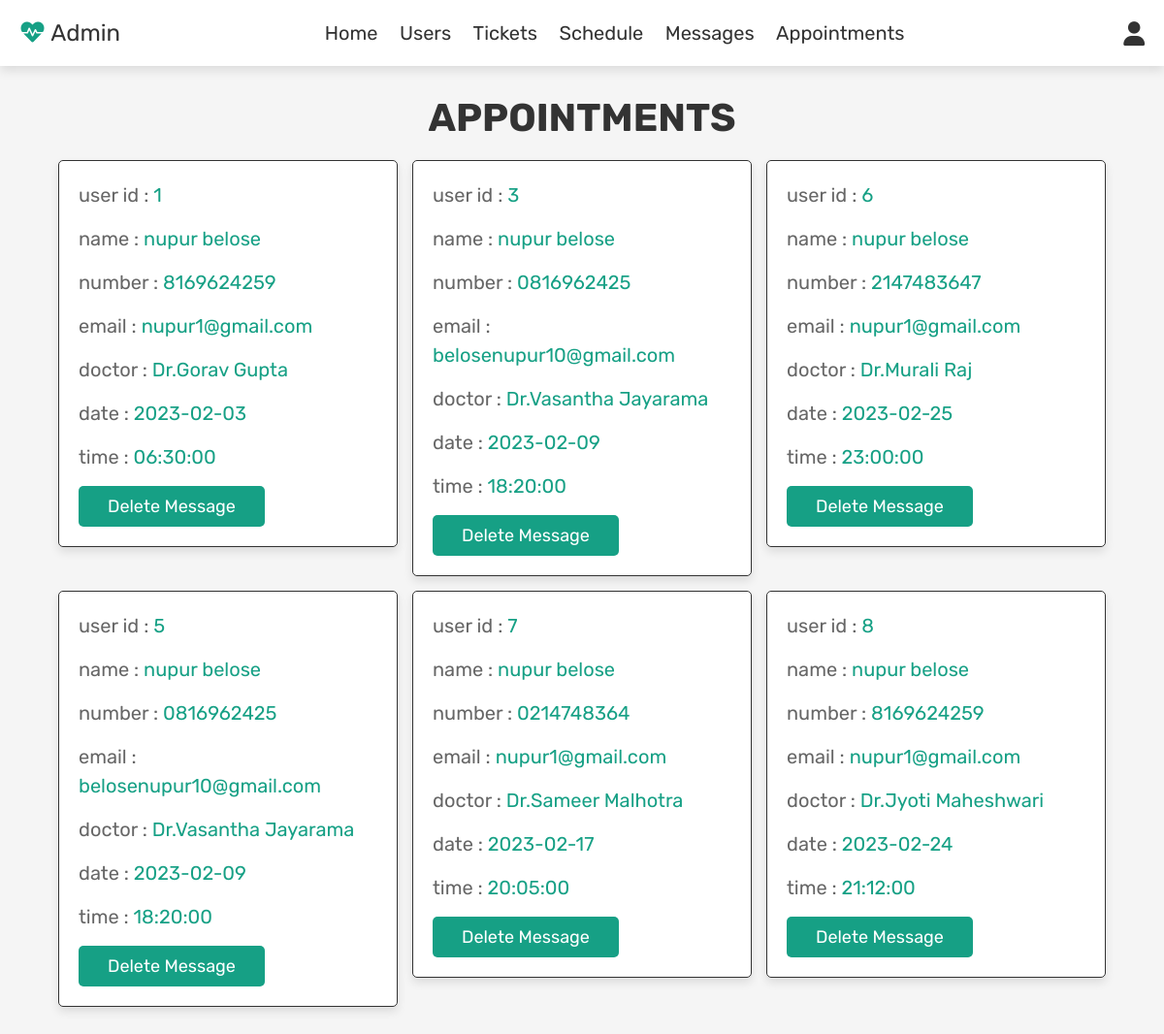
The app's page /adminappoint.php (signed in) with its own data.
### tables this page shows
CREATE TABLE IF NOT EXISTS `ap_users` (
  `id` int NOT NULL AUTO_INCREMENT,
  `fullname` varchar(30) NOT NULL,
  `phone` varchar(10) NOT NULL,
  `Email` varchar(30) NOT NULL,
  `doctor` varchar(20) NOT NULL,
  `date` date NOT NULL,
  `time` time NOT NULL,
  PRIMARY KEY (`id`)
);

### adminappoint.php (the view, shortened to what this page needs)
<?php
require "config.php";
include 'admin.php';
?>
<!DOCTYPE html>
<html lang="en">
<head>
   <link rel="stylesheet" href="https://cdnjs.cloudflare.com/ajax/libs/font-awesome/6.0.0/css/all.min.css">
   <link rel="stylesheet" href="admin.css">
</head>
<body>
<section class="messages">
   <h1 class="title"> Appointments</h1>
   <div class="box-container">
   <?php
      $select_message = mysqli_query($conn, "SELECT * FROM ap_users") or die('query failed');
      if(mysqli_num_rows($select_message) > 0){
         while($fetch_message = mysqli_fetch_assoc($select_message)){
   ?>
   <div class="box">
      <p> user id : <span><?php echo $fetch_message['id']; ?></span> </p>
      <p> name : <span><?php echo $fetch_message['fullname']; ?></span> </p>
      <p> number : <span><?php echo $fetch_message['phone']; ?></span> </p>
      <p> email : <span><?php echo $fetch_message['Email']; ?></span> </p>
      <p> doctor : <span><?php echo $fetch_message['doctor']; ?></span> </p>
      <p> date : <span><?php echo $fetch_message['date']; ?></span> </p>
      <p> time : <span><?php echo $fetch_message['time']; ?></span> </p>
      <a href="adminappoint.php?delete=<?php echo $fetch_message['id']; ?>" onclick="return confirm('delete this message?');" class="delete-btn">delete message</a>
   </div>
   <?php
      };
   }else{
      echo '<p class="empty">you have no messages!</p>';
   }
   ?>
   </div>
</section>
</body>
</html>

### admin.php (shortened to what this page needs)
<link rel="stylesheet" href="admin.css">
<header class="header">
<div class="flex">
<a href="adminhome.php" class="logo"> <i class="fas fa-heartbeat"></i> Admin </a>
<nav class="navbar">
    <a href="adminhome.php">Home</a>
    <a href="adminusers.php">Users</a>
    <a href="admintickets.php">Tickets</a>
    <a href="adminschedule.php">Schedule</a>
    <a href="admincontact.php">Messages</a>
    <a href="adminappoint.php">Appointments</a>
</nav>
      <div class="icons">
         <div id="user-btn" class="fas fa-user"></div>
      </div>
   </div>
</header>

### admin.css (style rules this page uses)
:root { --green:#16a085; --black:#444; --light-color:#777; --black:#333; --white:#fff; --light-color:#666; --light-white:#ccc; --light-bg:#f5f5f5; --border:.1rem solid var(--black); --box-shadow:0 .5rem 1rem rgba(0,0,0,.1); }
* { font-family: 'Rubik', sans-serif; margin:0; padding:0; box-sizing: border-box; outline: none; border:none; text-decoration: none; transition:all .2s linear; }
html { font-size: 62.5%; overflow-x: hidden; }
body { background-color: var(--light-bg); }
section { padding:3rem 2rem; }
.title { text-align: center; margin-bottom: 2rem; text-transform: uppercase; color:var(--black); font-size: 4rem; }
.btn, .option-btn, .delete-btn, .white-btn { display: inline-block; margin-top: 1rem; padding:1rem 3rem; cursor: pointer; color:var(--white); font-size: 1.8rem; border-radius: .5rem; text-transform: capitalize; }
.delete-btn { background-color: var(--green); }
.header { position: sticky; top:0; left:0; right:0; z-index: 1000; background-color: var(--white); box-shadow: var(--box-shadow); }
.header .flex { display: flex; align-items: center; padding:2rem; justify-content: space-between; position: relative; max-width: 1200px; margin:0 auto; }
.header .logo { font-size: 2.4rem; color: var(--black); text-decoration: none; }
.header .logo i { color: var(--green); text-decoration: none; }
.header .flex .navbar a { margin:0 1rem; font-size: 2rem; color:var(--black); }
.header .flex .icons div { margin-left: 1.5rem; font-size: 2.5rem; cursor: pointer; color:var(--black); }
.messages .box-container { display: grid; grid-template-columns: repeat(auto-fit, 35rem); justify-content: center; gap:1.5rem; max-width: 1200px; margin:0 auto; align-items: flex-start; }
.messages .box-container .box { background-color: var(--white); padding:2rem; border:var(--border); box-shadow: var(--box-shadow); border-radius: .5rem; }
.messages .box-container .box p { padding-bottom: 1.5rem; font-size: 2rem; color:var(--light-color); line-height: 1.5; }
.messages .box-container .box p span { color:var(--green); }
.messages .box-container .box .delete-btn { margin-top: 0; }

### records on screen
ap_users: id "1", fullname "nupur belose", phone "8169624259", Email "nupur1@gmail.com", doctor "Dr.Gorav Gupta", date "2023-02-03", time "06:30:00"
ap_users: id "3", fullname "nupur belose", phone "0816962425", Email "belosenupur10@gmail.com", doctor "Dr.Vasantha Jayarama", date "2023-02-09", time "18:20:00"
ap_users: id "6", fullname "nupur belose", phone "2147483647", Email "nupur1@gmail.com", doctor "Dr.Murali Raj", date "2023-02-25", time "23:00:00"
ap_users: id "5", fullname "nupur belose", phone "0816962425", Email "belosenupur10@gmail.com", doctor "Dr.Vasantha Jayarama", date "2023-02-09", time "18:20:00"
ap_users: id "7", fullname "nupur belose", phone "0214748364", Email "nupur1@gmail.com", doctor "Dr.Sameer Malhotra", date "2023-02-17", time "20:05:00"
ap_users: id "8", fullname "nupur belose", phone "8169624259", Email "nupur1@gmail.com", doctor "Dr.Jyoti Maheshwari", date "2023-02-24", time "21:12:00"
